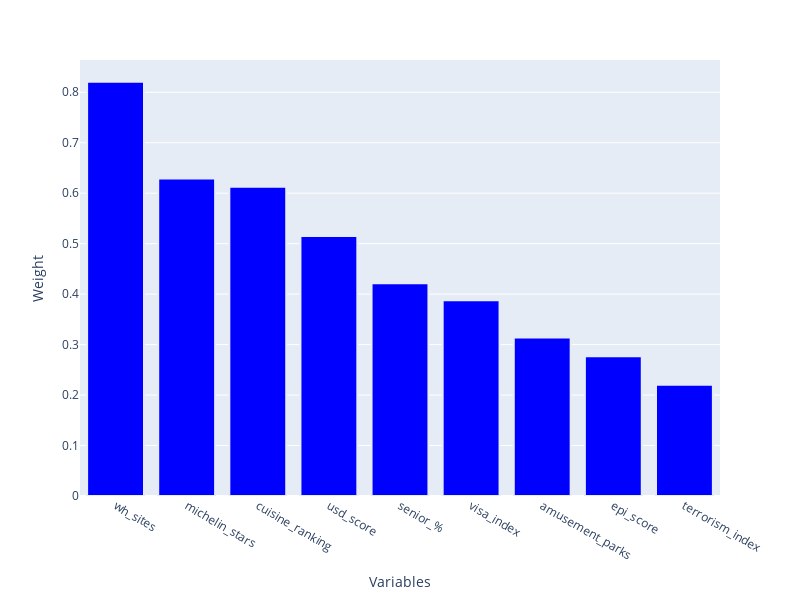

Here is the notebook cell this chart was saved with:
### Code cell
w_graph = weights.sort_values(by = 'weight', ascending = False)

fig = px.bar(x = w_graph['variable'], y = w_graph['weight'], barmode = 'stack', color_discrete_sequence=['blue'])
fig.update_layout(yaxis_title=f'Weight', xaxis_title = 'Variables', width = 800, height = 600)

fig.update_traces(marker=dict(line=dict(width=2))) 

fig.show()
# return fig

### Figure 1 — Plotly figure (JSON) as saved in the notebook; plotly's stock layout.template omitted (floating-point values rounded to 4 significant figures)
{"data": [{"alignmentgroup": "True", "hovertemplate": "x=%{x}<br>y=%{y}<extra></extra>", "legendgroup": "", "marker": {"color": "blue", "line": {"width": 2}, "pattern": {"shape": ""}}, "name": "", "offsetgroup": "", "orientation": "v", "showlegend": false, "textposition": "auto", "type": "bar", "x": ["wh_sites", "michelin_stars", "cuisine_ranking", "usd_score", "senior_%", "visa_index", "amusement_parks", "epi_score", "terrorism_index"], "xaxis": "x", "y": [0.8207, 0.6291, 0.6129, 0.5153, 0.4214, 0.3878, 0.3142, 0.277, 0.2206], "yaxis": "y"}], "layout": {"barmode": "stack", "height": 600, "legend": {"tracegroupgap": 0}, "margin": {"t": 60}, "width": 800, "xaxis": {"anchor": "y", "domain": [0, 1], "title": {"text": "Variables"}}, "yaxis": {"anchor": "x", "domain": [0, 1], "title": {"text": "Weight"}}}}
